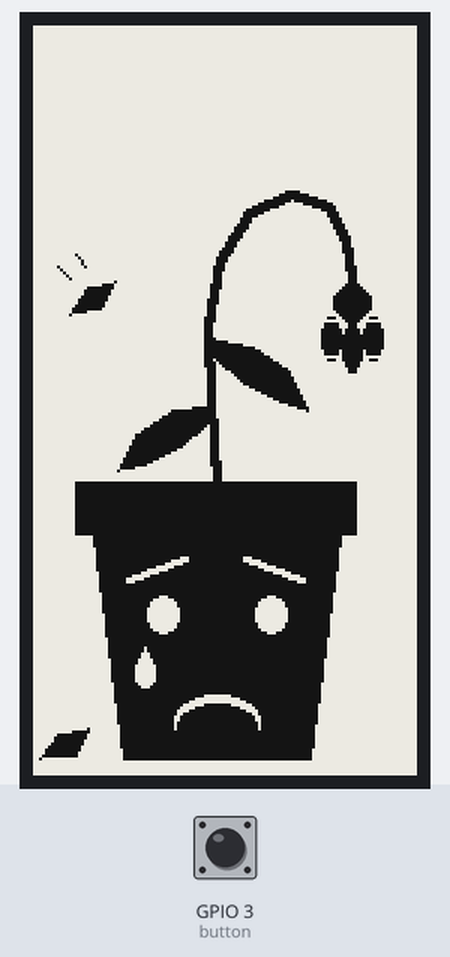
Simulated run of this program. Board: ESP32 board running MicroPython. Parts: 128×250 one-colour display. Inputs (shaded band) come from the test bench; at power-on: GPIO 3 (button) HIGH. An e-paper refresh takes a nominal 2 s (0.4 s partial, 12 s with colour); library files of the repository ran but are not shown: epd2in13.py; what the program prints to the serial console is not drawn.

Above: at 2.9 s.
3.0 s: GPIO 3 (button) pulled LOW for 0.15 s
At 4.0 s:
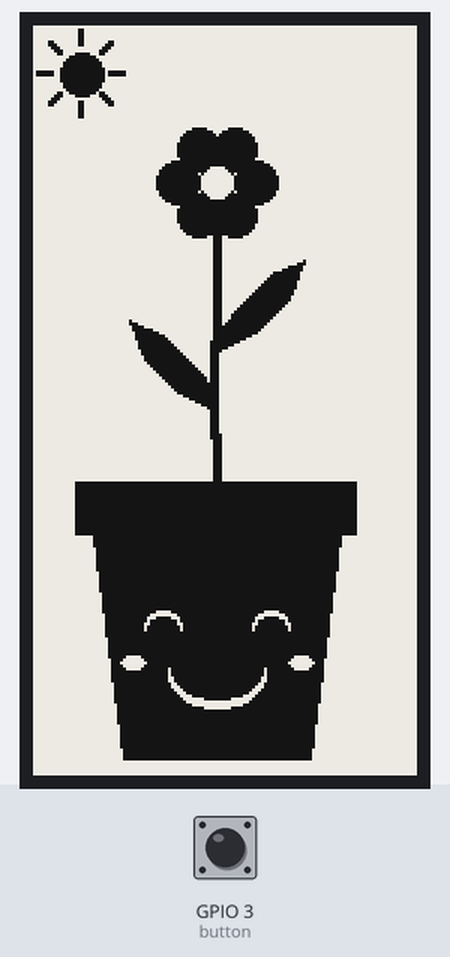
5.0 s: GPIO 3 (button) pulled LOW for 1 s
Timing chart, 0 to 8.0 s (numbered marks = the images above; inputs shaded):
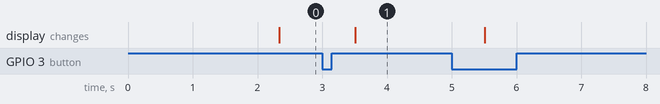

Measured:
- after the input at 3.0 s, the display: changes after 0.51 s (image 1)

The program:

epaper-plant-mood.py
```python
import utime
from array import array
from machine import Pin
from epd2in13 import EPD_2in13_Portrait, BLACK, WHITE

# A potted plant with a face, drawn portrait (122x250). The button on D1 swaps it
# between happy and sad. Copy the driver onto the board, then run this from your computer:
#   mpremote cp epd2in13.py : + run epaper-plant-mood.py


def thick_line(fb, x0, y0, x1, y1, color, width=3):
    half = width // 2
    for dx in range(-half, width - half):
        for dy in range(-half, width - half):
            fb.line(x0 + dx, y0 + dy, x1 + dx, y1 + dy, color)


def thick_path(fb, points, color, width=3):
    for (x0, y0), (x1, y1) in zip(points, points[1:]):
        thick_line(fb, x0, y0, x1, y1, color, width)


def shape(fb, points, color):
    fb.poly(0, 0, array("h", [v for point in points for v in point]), color, True)


def draw_pot(fb):
    fb.fill_rect(14, 152, 94, 18, BLACK)
    shape(fb, [(20, 170), (102, 170), (92, 244), (30, 244)], BLACK)


def draw_sad(fb):
    draw_pot(fb)
    # sad face on the pot, drawn in white
    thick_line(fb, 32, 185, 51, 178, WHITE, 2)  # brows tilt up toward the middle
    thick_line(fb, 71, 178, 90, 185, WHITE, 2)
    fb.ellipse(43, 196, 5, 6, WHITE, True)
    fb.ellipse(79, 196, 5, 6, WHITE, True)
    shape(fb, [(37, 207), (34, 214), (40, 214)], WHITE)  # tear
    fb.ellipse(37, 216, 3, 4, WHITE, True)
    for dy in range(3):
        fb.ellipse(61, 232 + dy, 14, 9, WHITE, False, 0b0011)  # frown: top half of an ellipse

    # stem bending over to the right
    thick_path(fb, [(61, 152), (59, 125), (58, 100), (62, 78), (72, 62), (86, 56), (98, 60), (104, 72), (106, 84)], BLACK)

    # drooping flower hanging off the end
    fb.ellipse(106, 92, 6, 6, BLACK, True)
    fb.ellipse(99, 104, 3, 7, BLACK, True)
    fb.ellipse(106, 107, 3, 8, BLACK, True)
    fb.ellipse(113, 104, 3, 7, BLACK, True)

    # leaves hanging down
    shape(fb, [(59, 126), (46, 128), (34, 136), (28, 148), (37, 146), (49, 140), (58, 132)], BLACK)
    shape(fb, [(60, 104), (73, 107), (85, 115), (91, 128), (82, 125), (70, 119), (60, 110)], BLACK)

    # one leaf falling, one already on the ground
    shape(fb, [(12, 96), (18, 87), (27, 85), (22, 94)], BLACK)
    thick_line(fb, 8, 80, 12, 84, BLACK, 1)
    thick_line(fb, 14, 76, 17, 80, BLACK, 1)
    shape(fb, [(2, 244), (8, 236), (18, 234), (14, 243)], BLACK)


def draw_happy(fb):
    draw_pot(fb)
    # happy face on the pot, drawn in white
    for dy in range(2):
        fb.ellipse(43, 200 + dy, 6, 5, WHITE, False, 0b0011)  # closed, smiling eyes
        fb.ellipse(79, 200 + dy, 6, 5, WHITE, False, 0b0011)
    fb.ellipse(33, 212, 4, 2, WHITE, True)  # cheeks
    fb.ellipse(89, 212, 4, 2, WHITE, True)
    for dy in range(3):
        fb.ellipse(61, 214 + dy, 16, 11, WHITE, False, 0b1100)  # smile: bottom half of an ellipse

    # stem standing up straight
    thick_path(fb, [(61, 152), (60, 120), (61, 90), (61, 66)], BLACK)

    # leaves reaching up
    shape(fb, [(60, 128), (48, 122), (37, 111), (32, 98), (43, 103), (53, 113), (60, 121)], BLACK)
    shape(fb, [(62, 108), (74, 102), (85, 91), (90, 78), (80, 82), (70, 92), (62, 101)], BLACK)

    # flower in full bloom
    for x, y in ((74, 52), (67, 41), (55, 41), (48, 52), (55, 63), (67, 63)):
        fb.ellipse(x, y, 7, 7, BLACK, True)
    fb.ellipse(61, 52, 6, 6, WHITE, True)
    fb.ellipse(61, 52, 6, 6, BLACK)

    # sun in the corner
    fb.ellipse(16, 16, 7, 7, BLACK, True)
    for dx, dy in ((1, 0), (0, 1), (-1, 0), (0, -1)):
        thick_line(fb, 16 + dx * 10, 16 + dy * 10, 16 + dx * 14, 16 + dy * 14, BLACK, 2)
    for dx, dy in ((1, 1), (-1, 1), (-1, -1), (1, -1)):
        thick_line(fb, 16 + dx * 7, 16 + dy * 7, 16 + dx * 10, 16 + dy * 10, BLACK, 2)


def wait_for_press(button):
    # wait for a release first so one long press only counts once
    while button.value() == 0:
        utime.sleep_ms(10)
    while True:
        if button.value() == 0:
            utime.sleep_ms(30)  # debounce
            if button.value() == 0:
                return
        utime.sleep_ms(10)


# Every change uses a quick partial refresh; this often a full one clears the ghosting
FULL_REFRESH_EVERY = 10

button = Pin(3, Pin.IN, Pin.PULL_UP)  # D1 to GND, reads 0 while pressed
epd = EPD_2in13_Portrait()
happy = False
changes = 0
while True:
    epd.fill(WHITE)
    (draw_happy if happy else draw_sad)(epd)
    start = utime.ticks_ms()
    if changes % FULL_REFRESH_EVERY == 0:
        epd.init()  # wakes the panel from the previous sleep
        epd.show()
        kind = "full"
    else:
        epd.show_partial()
        kind = "partial"
    epd.sleep()
    print("showing %s (%s refresh, %d ms)" % ("happy" if happy else "sad", kind, utime.ticks_diff(utime.ticks_ms(), start)))
    wait_for_press(button)
    happy = not happy
    changes += 1
```
